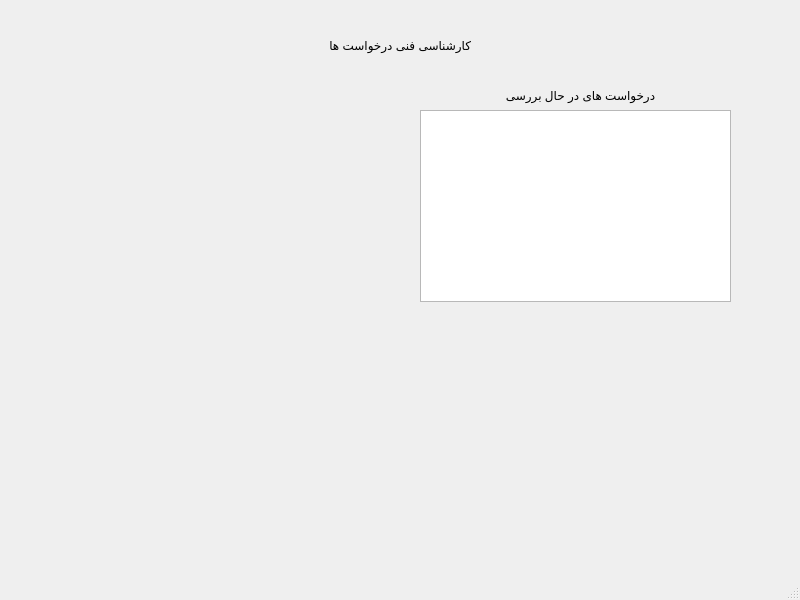
<?xml version="1.0" encoding="UTF-8"?>
<ui version="4.0">
 <class>ExpertsPanel</class>
 <widget class="QMainWindow" name="ExpertsPanel">
  <property name="geometry">
   <rect>
    <x>0</x>
    <y>0</y>
    <width>800</width>
    <height>600</height>
   </rect>
  </property>
  <property name="minimumSize">
   <size>
    <width>800</width>
    <height>600</height>
   </size>
  </property>
  <property name="maximumSize">
   <size>
    <width>800</width>
    <height>600</height>
   </size>
  </property>
  <property name="windowTitle">
   <string>MainWindow</string>
  </property>
  <widget class="QWidget" name="centralwidget">
   <widget class="QStackedWidget" name="stackedWidget">
    <property name="geometry">
     <rect>
      <x>30</x>
      <y>10</y>
      <width>741</width>
      <height>541</height>
     </rect>
    </property>
    <property name="layoutDirection">
     <enum>Qt::RightToLeft</enum>
    </property>
    <property name="currentIndex">
     <number>3</number>
    </property>
    <widget class="QWidget" name="experFP">
     <widget class="QScrollArea" name="scrollArea">
      <property name="geometry">
       <rect>
        <x>0</x>
        <y>250</y>
        <width>371</width>
        <height>251</height>
       </rect>
      </property>
      <property name="widgetResizable">
       <bool>true</bool>
      </property>
      <widget class="QWidget" name="scrollAreaWidgetContents">
       <property name="geometry">
        <rect>
         <x>0</x>
         <y>0</y>
         <width>369</width>
         <height>249</height>
        </rect>
       </property>
      </widget>
     </widget>
     <widget class="QPushButton" name="PB_newreq">
      <property name="geometry">
       <rect>
        <x>170</x>
        <y>500</y>
        <width>201</width>
        <height>31</height>
       </rect>
      </property>
      <property name="text">
       <string>ثبت درخواست جدید</string>
      </property>
     </widget>
     <widget class="QWidget" name="verticalLayoutWidget_3">
      <property name="geometry">
       <rect>
        <x>390</x>
        <y>250</y>
        <width>351</width>
        <height>251</height>
       </rect>
      </property>
      <layout class="QVBoxLayout" name="verticalLayout_3">
       <item>
        <widget class="QPushButton" name="PB_mojry">
         <property name="text">
          <string>مجری</string>
         </property>
        </widget>
       </item>
       <item>
        <widget class="QPushButton" name="PB_shora">
         <property name="text">
          <string>عضو شورای فنی</string>
         </property>
        </widget>
       </item>
       <item>
        <widget class="QPushButton" name="PB_reqexpert">
         <property name="text">
          <string>کارشناس فنی</string>
         </property>
        </widget>
       </item>
       <item>
        <widget class="QPushButton" name="PB_chek">
         <property name="text">
          <string>مسئولیت چک فنی درخواست</string>
         </property>
        </widget>
       </item>
      </layout>
     </widget>
     <widget class="QPushButton" name="PB_editprof">
      <property name="geometry">
       <rect>
        <x>640</x>
        <y>210</y>
        <width>75</width>
        <height>23</height>
       </rect>
      </property>
      <property name="text">
       <string>ویرایش حساب</string>
      </property>
     </widget>
     <widget class="QWidget" name="verticalLayoutWidget">
      <property name="geometry">
       <rect>
        <x>459</x>
        <y>20</y>
        <width>261</width>
        <height>191</height>
       </rect>
      </property>
      <layout class="QVBoxLayout" name="verticalLayout">
       <item>
        <widget class="QLabel" name="label_3">
         <property name="text">
          <string>نام </string>
         </property>
        </widget>
       </item>
       <item>
        <widget class="QLabel" name="label_2">
         <property name="text">
          <string>نام خانوادگی</string>
         </property>
        </widget>
       </item>
       <item>
        <widget class="QLabel" name="label">
         <property name="text">
          <string>نام کاربری</string>
         </property>
        </widget>
       </item>
      </layout>
     </widget>
     <widget class="QGraphicsView" name="graphicsView">
      <property name="geometry">
       <rect>
        <x>20</x>
        <y>20</y>
        <width>241</width>
        <height>192</height>
       </rect>
      </property>
      <property name="styleSheet">
       <string notr="true">background-image:url(&quot;sha.jpg&quot;);
border-radius:80px;</string>
      </property>
     </widget>
     <widget class="Line" name="line">
      <property name="geometry">
       <rect>
        <x>-3</x>
        <y>230</y>
        <width>741</width>
        <height>20</height>
       </rect>
      </property>
      <property name="orientation">
       <enum>Qt::Horizontal</enum>
      </property>
     </widget>
    </widget>
    <widget class="QWidget" name="mojry"/>
    <widget class="QWidget" name="shora"/>
    <widget class="QWidget" name="fani">
     <widget class="QLabel" name="label_4">
      <property name="geometry">
       <rect>
        <x>300</x>
        <y>20</y>
        <width>141</width>
        <height>31</height>
       </rect>
      </property>
      <property name="text">
       <string>کارشناسی فنی درخواست ها</string>
      </property>
     </widget>
     <widget class="QListView" name="listView">
      <property name="geometry">
       <rect>
        <x>390</x>
        <y>100</y>
        <width>311</width>
        <height>192</height>
       </rect>
      </property>
     </widget>
     <widget class="QLabel" name="label_5">
      <property name="geometry">
       <rect>
        <x>470</x>
        <y>70</y>
        <width>161</width>
        <height>31</height>
       </rect>
      </property>
      <property name="text">
       <string>درخواست های در حال بررسی</string>
      </property>
      <property name="alignment">
       <set>Qt::AlignCenter</set>
      </property>
     </widget>
    </widget>
    <widget class="QWidget" name="check"/>
   </widget>
  </widget>
  <widget class="QMenuBar" name="menubar">
   <property name="geometry">
    <rect>
     <x>0</x>
     <y>0</y>
     <width>800</width>
     <height>21</height>
    </rect>
   </property>
  </widget>
  <widget class="QStatusBar" name="statusbar"/>
 </widget>
 <resources/>
 <connections/>
</ui>
